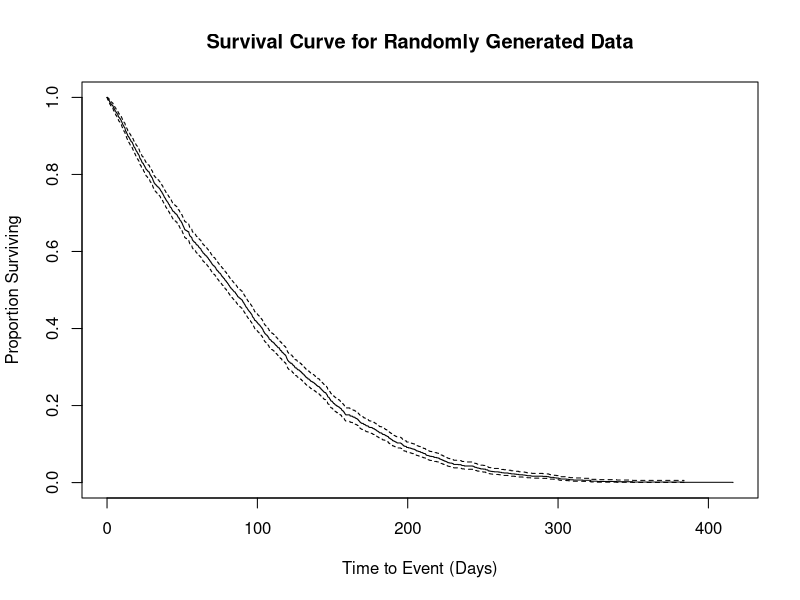
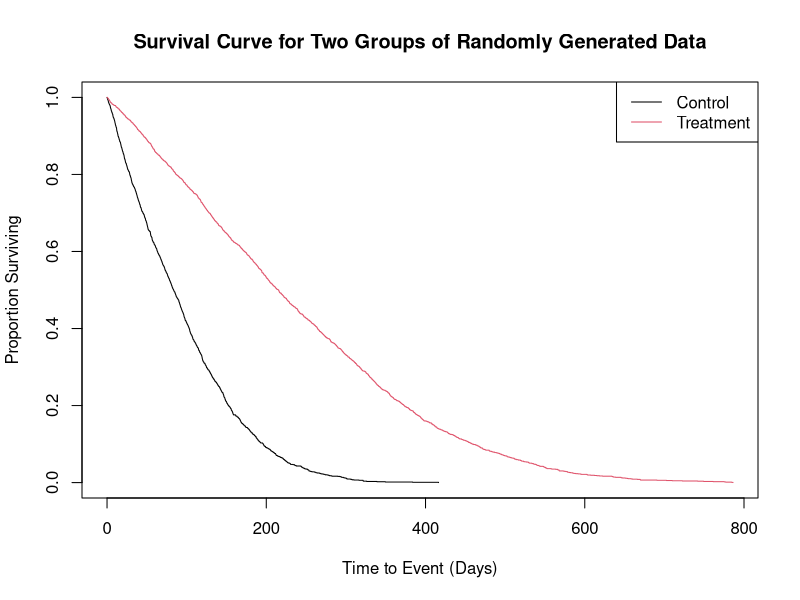

Write R code to recreate these figures, in order.
## ---- chunk 1
library(survival)
library(KMsurv)

#set origin date
originDate = as.Date("2000-01-01", format = "%Y-%m-%d")

#generate random number of days to add to the origin for each patient
nDays = rnorm(2000, mean = 60, sd = 100)
 
#generate vector of intervention dates by adding the nDays to the origin
interventionDate = originDate + nDays

#generate vector of event dates by adding nDays to the interventionDate
#   we will add the absolute number of nDays since event must occur after intervention
eventDate = interventionDate + abs(nDays)

#generate vector of events (TRUE or FALSE)
#   TRUE represents the event of interest
#   FALSE represents a censored value
#   We will set the probability of a TRUE event (vs. censoring) to 0.95
eventType = (rbinom(2000, 1, prob = 0.95) == 1)

#put these into a dataframe
kmdf = data.frame(intervention_date = interventionDate, 
                  event_date = eventDate, 
                  event = eventType)

## ---- chunk 2
head(kmdf)
## ---- chunk 3

kmdf$time_to_event = as.numeric(difftime(kmdf$event_date, 
                                         kmdf$intervention_date, 
                                         units = "days"))

## ---- chunk 4

sfit = survfit(Surv(kmdf$time_to_event, kmdf$event) ~ 0)

#plot sfit

plot(sfit, 
     main = "Survival Curve for Randomly Generated Data", 
     xlab = "Time to Event (Days)", 
     ylab = "Proportion Surviving")

## ---- chunk 5

#generate random number of days to add to the origin for each patient
nDaysGroup2 = rnorm(2000, mean = 200, sd = 200)
 
#generate vector of intervention dates by adding the nDays to the origin
interventionDateGroup2 = originDate + nDays

#generate vector of event dates by adding nDays to the interventionDate
#   we will add the absolute number of nDays since event must occur after intervention
eventDateGroup2 = interventionDateGroup2 + abs(nDaysGroup2)

#generate vector of events (TRUE or FALSE)
#   TRUE represents the event of interest
#   FALSE represents a censored value
#   We will set the probability of a TRUE event (vs. censoring) to 0.95
eventTypeGroup2 = (rbinom(2000, 1, prob = 0.95) == 1)

#put these into a dataframe
kmdfGroup2 = data.frame(intervention_date = interventionDateGroup2, 
                        event_date = eventDateGroup2, 
                        event = eventTypeGroup2)

#compute time to event for new data frame
kmdfGroup2$time_to_event = as.numeric(difftime(kmdfGroup2$event_date, 
                                               kmdfGroup2$intervention_date, 
                                               units = "days"))

## ---- chunk 6

kmdf$group       = "Control"
kmdfGroup2$group = "Treatment"


kmdf_2groups = rbind(kmdf, kmdfGroup2)

## ---- chunk 7

sfit2 = survfit(Surv(kmdf_2groups$time_to_event, kmdf_2groups$event) ~ kmdf_2groups$group)

#plot sfit

plot(sfit2, 
     main = "Survival Curve for Two Groups of Randomly Generated Data", 
     xlab = "Time to Event (Days)", 
     ylab = "Proportion Surviving", 
     col  = c(1, 2))

legend("topright", 
       levels(factor(kmdf_2groups$group)), 
       col = c(1,2), 
       lty = 1)

